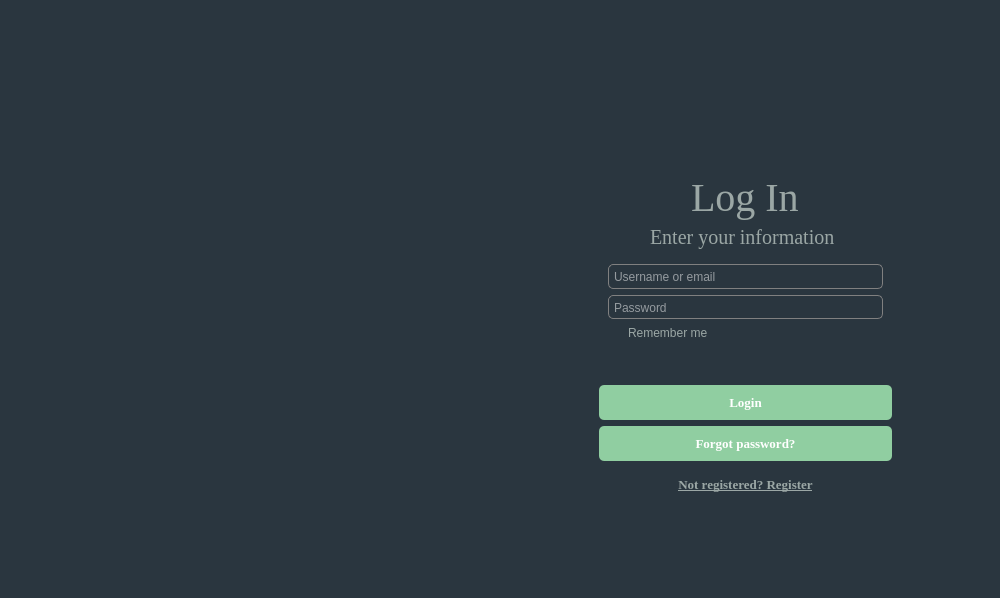
<?xml version="1.0" encoding="UTF-8"?>
<ui version="4.0">
 <class>Form</class>
 <widget class="QWidget" name="Form">
  <property name="geometry">
   <rect>
    <x>0</x>
    <y>0</y>
    <width>1000</width>
    <height>598</height>
   </rect>
  </property>
  <property name="minimumSize">
   <size>
    <width>0</width>
    <height>0</height>
   </size>
  </property>
  <property name="maximumSize">
   <size>
    <width>1000</width>
    <height>600</height>
   </size>
  </property>
  <property name="windowTitle">
   <string>Form</string>
  </property>
  <property name="styleSheet">
   <string notr="true">*{
	border:none;
	background-color: transparent;
	background: transparent;
	padding: 0 ; 
	margin:0;
	color:#fff;
}
#Central_widget{
	background-color:rgb(42, 54, 63);
	
}
#widget{

border-radius: 20px;

}


QLineEdit{

padding: 5px 3px;
border-radius: 5px;
border: 1px solid gray;
}

QPushButton{

padding: 10px 5px;

opacity: 1;
border-radius: 5px;


background-color: rgb(144, 206, 161);
color:white;
} 	 

#to_login_2, #to_register{
background-color: transparent;
color:white;
}</string>
  </property>
  <widget class="QWidget" name="Central_widget" native="true">
   <property name="geometry">
    <rect>
     <x>0</x>
     <y>0</y>
     <width>1000</width>
     <height>600</height>
    </rect>
   </property>
   <widget class="QCustomStackedWidget" name="stackedWidget">
    <property name="enabled">
     <bool>true</bool>
    </property>
    <property name="geometry">
     <rect>
      <x>590</x>
      <y>120</y>
      <width>311</width>
      <height>391</height>
     </rect>
    </property>
    <property name="maximumSize">
     <size>
      <width>16777215</width>
      <height>391</height>
     </size>
    </property>
    <property name="currentIndex">
     <number>1</number>
    </property>
    <widget class="QWidget" name="SignupPage_2">
     <layout class="QVBoxLayout" name="verticalLayout">
      <item>
       <spacer name="verticalSpacer_3">
        <property name="orientation">
         <enum>Qt::Vertical</enum>
        </property>
        <property name="sizeType">
         <enum>QSizePolicy::Minimum</enum>
        </property>
        <property name="sizeHint" stdset="0">
         <size>
          <width>20</width>
          <height>10</height>
         </size>
        </property>
       </spacer>
      </item>
      <item>
       <widget class="QLabel" name="label">
        <property name="enabled">
         <bool>true</bool>
        </property>
        <property name="sizePolicy">
         <sizepolicy hsizetype="Preferred" vsizetype="Preferred">
          <horstretch>0</horstretch>
          <verstretch>0</verstretch>
         </sizepolicy>
        </property>
        <property name="minimumSize">
         <size>
          <width>40</width>
          <height>40</height>
         </size>
        </property>
        <property name="maximumSize">
         <size>
          <width>40</width>
          <height>40</height>
         </size>
        </property>
        <property name="font">
         <font>
          <weight>50</weight>
          <bold>false</bold>
         </font>
        </property>
        <property name="text">
         <string/>
        </property>
        <property name="pixmap">
         <pixmap resource="../../Documents/baza/res.qrc">:/icon/add-user-add-svgrepo-com.svg</pixmap>
        </property>
        <property name="scaledContents">
         <bool>true</bool>
        </property>
       </widget>
      </item>
      <item>
       <spacer name="verticalSpacer">
        <property name="orientation">
         <enum>Qt::Vertical</enum>
        </property>
        <property name="sizeType">
         <enum>QSizePolicy::Minimum</enum>
        </property>
        <property name="sizeHint" stdset="0">
         <size>
          <width>20</width>
          <height>10</height>
         </size>
        </property>
       </spacer>
      </item>
      <item>
       <widget class="QLabel" name="label_2">
        <property name="font">
         <font>
          <family>Times New Roman</family>
          <pointsize>30</pointsize>
          <weight>50</weight>
          <bold>false</bold>
         </font>
        </property>
        <property name="styleSheet">
         <string notr="true">color:#9BA7A5</string>
        </property>
        <property name="text">
         <string>Sign Up</string>
        </property>
        <property name="scaledContents">
         <bool>true</bool>
        </property>
       </widget>
      </item>
      <item>
       <widget class="QLabel" name="label_3">
        <property name="font">
         <font>
          <family>Times New Roman</family>
          <pointsize>15</pointsize>
          <underline>false</underline>
         </font>
        </property>
        <property name="styleSheet">
         <string notr="true">color:#9BA7A5</string>
        </property>
        <property name="text">
         <string>Enter your information </string>
        </property>
       </widget>
      </item>
      <item>
       <widget class="QFrame" name="frame">
        <property name="frameShape">
         <enum>QFrame::StyledPanel</enum>
        </property>
        <property name="frameShadow">
         <enum>QFrame::Raised</enum>
        </property>
        <layout class="QVBoxLayout" name="verticalLayout_2">
         <item>
          <widget class="QLineEdit" name="sign_in_user">
           <property name="placeholderText">
            <string>Username</string>
           </property>
          </widget>
         </item>
         <item>
          <widget class="QLineEdit" name="sign_in_mail">
           <property name="placeholderText">
            <string>Email</string>
           </property>
           <property name="cursorMoveStyle">
            <enum>Qt::LogicalMoveStyle</enum>
           </property>
          </widget>
         </item>
         <item>
          <widget class="QLineEdit" name="sign_in_pass">
           <property name="echoMode">
            <enum>QLineEdit::Password</enum>
           </property>
           <property name="placeholderText">
            <string>Password</string>
           </property>
          </widget>
         </item>
         <item>
          <widget class="QLineEdit" name="sign_in_pass2">
           <property name="echoMode">
            <enum>QLineEdit::Password</enum>
           </property>
           <property name="placeholderText">
            <string>Confirm password</string>
           </property>
          </widget>
         </item>
         <item>
          <spacer name="verticalSpacer_2">
           <property name="orientation">
            <enum>Qt::Vertical</enum>
           </property>
           <property name="sizeType">
            <enum>QSizePolicy::Minimum</enum>
           </property>
           <property name="sizeHint" stdset="0">
            <size>
             <width>20</width>
             <height>9</height>
            </size>
           </property>
          </spacer>
         </item>
         <item>
          <widget class="QCheckBox" name="agree_term">
           <property name="styleSheet">
            <string notr="true">color:grey;
background: transparent;
background-color: transparent;</string>
           </property>
           <property name="text">
            <string>Agree with our terms</string>
           </property>
          </widget>
         </item>
        </layout>
       </widget>
      </item>
      <item>
       <spacer name="verticalSpacer_8">
        <property name="orientation">
         <enum>Qt::Vertical</enum>
        </property>
        <property name="sizeType">
         <enum>QSizePolicy::Fixed</enum>
        </property>
        <property name="sizeHint" stdset="0">
         <size>
          <width>20</width>
          <height>10</height>
         </size>
        </property>
       </spacer>
      </item>
      <item>
       <widget class="QPushButton" name="register_buttn">
        <property name="maximumSize">
         <size>
          <width>16777215</width>
          <height>32</height>
         </size>
        </property>
        <property name="font">
         <font>
          <family>Times New Roman</family>
          <pointsize>10</pointsize>
          <weight>75</weight>
          <bold>true</bold>
         </font>
        </property>
        <property name="styleSheet">
         <string notr="true">
background-color: rgb(144, 206, 161);
color:white</string>
        </property>
        <property name="text">
         <string>Register</string>
        </property>
       </widget>
      </item>
      <item>
       <widget class="QPushButton" name="to_login_2">
        <property name="font">
         <font>
          <family>Times New Roman</family>
          <pointsize>10</pointsize>
          <weight>75</weight>
          <italic>false</italic>
          <bold>true</bold>
          <underline>true</underline>
         </font>
        </property>
        <property name="styleSheet">
         <string notr="true">color:#9BA7A5</string>
        </property>
        <property name="text">
         <string>Already register? Login</string>
        </property>
       </widget>
      </item>
     </layout>
    </widget>
    <widget class="QWidget" name="LoginPage">
     <layout class="QVBoxLayout" name="verticalLayout_8">
      <item>
       <spacer name="verticalSpacer_4">
        <property name="orientation">
         <enum>Qt::Vertical</enum>
        </property>
        <property name="sizeType">
         <enum>QSizePolicy::Maximum</enum>
        </property>
        <property name="sizeHint" stdset="0">
         <size>
          <width>20</width>
          <height>15</height>
         </size>
        </property>
       </spacer>
      </item>
      <item alignment="Qt::AlignHCenter">
       <widget class="QLabel" name="label_5">
        <property name="enabled">
         <bool>true</bool>
        </property>
        <property name="sizePolicy">
         <sizepolicy hsizetype="Preferred" vsizetype="Preferred">
          <horstretch>0</horstretch>
          <verstretch>0</verstretch>
         </sizepolicy>
        </property>
        <property name="minimumSize">
         <size>
          <width>40</width>
          <height>40</height>
         </size>
        </property>
        <property name="maximumSize">
         <size>
          <width>40</width>
          <height>40</height>
         </size>
        </property>
        <property name="font">
         <font>
          <weight>50</weight>
          <bold>false</bold>
         </font>
        </property>
        <property name="text">
         <string/>
        </property>
        <property name="pixmap">
         <pixmap resource="../../Documents/baza/res.qrc">:/icon/login-svgrepo-com.svg</pixmap>
        </property>
        <property name="scaledContents">
         <bool>true</bool>
        </property>
       </widget>
      </item>
      <item>
       <spacer name="verticalSpacer_6">
        <property name="orientation">
         <enum>Qt::Vertical</enum>
        </property>
        <property name="sizeType">
         <enum>QSizePolicy::Preferred</enum>
        </property>
        <property name="sizeHint" stdset="0">
         <size>
          <width>20</width>
          <height>10</height>
         </size>
        </property>
       </spacer>
      </item>
      <item alignment="Qt::AlignHCenter">
       <widget class="QLabel" name="label_4">
        <property name="font">
         <font>
          <family>Times New Roman</family>
          <pointsize>30</pointsize>
          <weight>50</weight>
          <bold>false</bold>
         </font>
        </property>
        <property name="styleSheet">
         <string notr="true">color:#9BA7A5</string>
        </property>
        <property name="text">
         <string>Log In</string>
        </property>
        <property name="scaledContents">
         <bool>true</bool>
        </property>
       </widget>
      </item>
      <item alignment="Qt::AlignHCenter">
       <widget class="QLabel" name="label_6">
        <property name="font">
         <font>
          <family>Times New Roman</family>
          <pointsize>15</pointsize>
          <underline>false</underline>
         </font>
        </property>
        <property name="styleSheet">
         <string notr="true">color:#9BA7A5</string>
        </property>
        <property name="text">
         <string>Enter your information </string>
        </property>
       </widget>
      </item>
      <item>
       <widget class="QFrame" name="frame_2">
        <property name="frameShape">
         <enum>QFrame::StyledPanel</enum>
        </property>
        <property name="frameShadow">
         <enum>QFrame::Raised</enum>
        </property>
        <layout class="QVBoxLayout" name="verticalLayout_7">
         <item>
          <widget class="QLineEdit" name="login_user">
           <property name="placeholderText">
            <string>Username or email</string>
           </property>
          </widget>
         </item>
         <item>
          <widget class="QLineEdit" name="login_pass">
           <property name="placeholderText">
            <string>Password</string>
           </property>
          </widget>
         </item>
         <item>
          <widget class="QCheckBox" name="remember">
           <property name="styleSheet">
            <string notr="true">color:#9BA7A5</string>
           </property>
           <property name="text">
            <string>Remember me</string>
           </property>
          </widget>
         </item>
        </layout>
       </widget>
      </item>
      <item>
       <spacer name="verticalSpacer_7">
        <property name="orientation">
         <enum>Qt::Vertical</enum>
        </property>
        <property name="sizeType">
         <enum>QSizePolicy::Fixed</enum>
        </property>
        <property name="sizeHint" stdset="0">
         <size>
          <width>20</width>
          <height>30</height>
         </size>
        </property>
       </spacer>
      </item>
      <item>
       <widget class="QPushButton" name="login_butt">
        <property name="font">
         <font>
          <family>Times New Roman</family>
          <pointsize>10</pointsize>
          <weight>75</weight>
          <bold>true</bold>
         </font>
        </property>
        <property name="text">
         <string>Login</string>
        </property>
        <property name="autoDefault">
         <bool>true</bool>
        </property>
       </widget>
      </item>
      <item>
       <widget class="QPushButton" name="forgot_pass">
        <property name="font">
         <font>
          <family>Times New Roman</family>
          <pointsize>10</pointsize>
          <weight>75</weight>
          <italic>false</italic>
          <bold>true</bold>
          <underline>false</underline>
         </font>
        </property>
        <property name="text">
         <string>Forgot password?</string>
        </property>
       </widget>
      </item>
      <item>
       <widget class="QPushButton" name="to_register">
        <property name="font">
         <font>
          <family>Times New Roman</family>
          <pointsize>10</pointsize>
          <weight>75</weight>
          <italic>false</italic>
          <bold>true</bold>
          <underline>true</underline>
         </font>
        </property>
        <property name="styleSheet">
         <string notr="true">color:#9BA7A5</string>
        </property>
        <property name="text">
         <string>Not registered? Register</string>
        </property>
       </widget>
      </item>
     </layout>
    </widget>
   </widget>
   <widget class="QLabel" name="label_7">
    <property name="geometry">
     <rect>
      <x>60</x>
      <y>160</y>
      <width>431</width>
      <height>311</height>
     </rect>
    </property>
    <property name="text">
     <string/>
    </property>
    <property name="pixmap">
     <pixmap resource="../../Documents/baza/res.qrc">:/icon/768px-Tmdb.new.logo.svg.png</pixmap>
    </property>
    <property name="scaledContents">
     <bool>true</bool>
    </property>
   </widget>
  </widget>
 </widget>
 <customwidgets>
  <customwidget>
   <class>QCustomStackedWidget</class>
   <extends>QStackedWidget</extends>
   <header>.Widgets.h</header>
   <container>1</container>
  </customwidget>
 </customwidgets>
 <resources>
  <include location="../../Documents/baza/res.qrc"/>
  <include location="baza/res.qrc"/>
 </resources>
 <connections/>
</ui>
